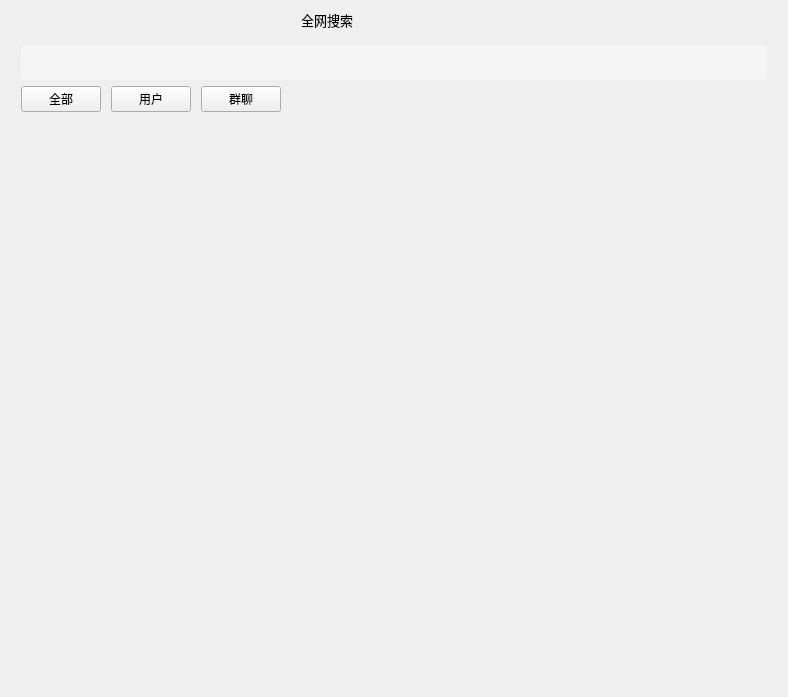
<?xml version="1.0" encoding="UTF-8"?>
<ui version="4.0">
 <class>AddFriendGroup</class>
 <widget class="FramelessWidget" name="AddFriendGroup">
  <property name="geometry">
   <rect>
    <x>0</x>
    <y>0</y>
    <width>788</width>
    <height>697</height>
   </rect>
  </property>
  <property name="windowTitle">
   <string>Form</string>
  </property>
  <property name="styleSheet">
   <string notr="true">FramelessWidget{
	background:transparent;
}</string>
  </property>
  <layout class="QVBoxLayout" name="verticalLayout_2">
   <property name="leftMargin">
    <number>1</number>
   </property>
   <property name="topMargin">
    <number>1</number>
   </property>
   <property name="rightMargin">
    <number>1</number>
   </property>
   <property name="bottomMargin">
    <number>1</number>
   </property>
   <item>
    <widget class="QWidget" name="widgetTop" native="true">
     <property name="styleSheet">
      <string notr="true">QPushButton{
	background:transparent;
	border:none;
}
QPushButton#btnClose:hover{
	background-color:rgb(196, 43, 28)
}
QLabel{
	background:transparent;
}</string>
     </property>
     <layout class="QHBoxLayout" name="horizontalLayout">
      <property name="spacing">
       <number>0</number>
      </property>
      <property name="leftMargin">
       <number>0</number>
      </property>
      <property name="topMargin">
       <number>0</number>
      </property>
      <property name="rightMargin">
       <number>0</number>
      </property>
      <property name="bottomMargin">
       <number>0</number>
      </property>
      <item>
       <spacer name="horizontalSpacer_2">
        <property name="orientation">
         <enum>Qt::Horizontal</enum>
        </property>
        <property name="sizeHint" stdset="0">
         <size>
          <width>283</width>
          <height>20</height>
         </size>
        </property>
       </spacer>
      </item>
      <item>
       <widget class="QLabel" name="label">
        <property name="font">
         <font>
          <family>Microsoft YaHei</family>
          <pointsize>10</pointsize>
         </font>
        </property>
        <property name="text">
         <string>全网搜索</string>
        </property>
       </widget>
      </item>
      <item>
       <spacer name="horizontalSpacer">
        <property name="orientation">
         <enum>Qt::Horizontal</enum>
        </property>
        <property name="sizeHint" stdset="0">
         <size>
          <width>282</width>
          <height>20</height>
         </size>
        </property>
       </spacer>
      </item>
      <item>
       <widget class="QPushButton" name="btnMini">
        <property name="minimumSize">
         <size>
          <width>45</width>
          <height>38</height>
         </size>
        </property>
        <property name="text">
         <string/>
        </property>
        <property name="icon">
         <iconset resource="../icons.qrc">
          <normaloff>:/imgs/minimize_16.svg</normaloff>:/imgs/minimize_16.svg</iconset>
        </property>
        <property name="iconSize">
         <size>
          <width>24</width>
          <height>24</height>
         </size>
        </property>
       </widget>
      </item>
      <item>
       <widget class="QPushButton" name="btnMax">
        <property name="minimumSize">
         <size>
          <width>45</width>
          <height>38</height>
         </size>
        </property>
        <property name="text">
         <string/>
        </property>
        <property name="icon">
         <iconset resource="../icons.qrc">
          <normaloff>:/imgs/max_16.svg</normaloff>:/imgs/max_16.svg</iconset>
        </property>
        <property name="iconSize">
         <size>
          <width>24</width>
          <height>24</height>
         </size>
        </property>
       </widget>
      </item>
      <item>
       <widget class="QPushButton" name="btnClose">
        <property name="minimumSize">
         <size>
          <width>45</width>
          <height>38</height>
         </size>
        </property>
        <property name="text">
         <string/>
        </property>
        <property name="icon">
         <iconset resource="../icons.qrc">
          <normaloff>:/imgs/Close.svg</normaloff>:/imgs/Close.svg</iconset>
        </property>
        <property name="iconSize">
         <size>
          <width>24</width>
          <height>24</height>
         </size>
        </property>
       </widget>
      </item>
     </layout>
    </widget>
   </item>
   <item>
    <widget class="QWidget" name="widgetSearch" native="true">
     <property name="styleSheet">
      <string notr="true">QWidget{
	background;transparent;
}
QLineEdit{
	border:none;
	background-color:rgb(245,245,245);
	border-radius:5px;
}
QLineEdit:focus{
	border:1px solid rgb(36,166,253)
}</string>
     </property>
     <layout class="QHBoxLayout" name="horizontalLayout_2">
      <property name="spacing">
       <number>0</number>
      </property>
      <property name="leftMargin">
       <number>20</number>
      </property>
      <property name="topMargin">
       <number>0</number>
      </property>
      <property name="rightMargin">
       <number>20</number>
      </property>
      <property name="bottomMargin">
       <number>0</number>
      </property>
      <item>
       <widget class="QLineEdit" name="lineEditSearch">
        <property name="sizePolicy">
         <sizepolicy hsizetype="Expanding" vsizetype="Fixed">
          <horstretch>0</horstretch>
          <verstretch>0</verstretch>
         </sizepolicy>
        </property>
        <property name="minimumSize">
         <size>
          <width>0</width>
          <height>35</height>
         </size>
        </property>
        <property name="font">
         <font>
          <family>Microsoft YaHei</family>
          <pointsize>10</pointsize>
         </font>
        </property>
       </widget>
      </item>
     </layout>
    </widget>
   </item>
   <item>
    <widget class="QWidget" name="widgetMid" native="true">
     <layout class="QHBoxLayout" name="horizontalLayout_3">
      <property name="spacing">
       <number>10</number>
      </property>
      <property name="leftMargin">
       <number>20</number>
      </property>
      <property name="topMargin">
       <number>0</number>
      </property>
      <property name="rightMargin">
       <number>0</number>
      </property>
      <property name="bottomMargin">
       <number>0</number>
      </property>
      <item>
       <widget class="QPushButton" name="btnAll">
        <property name="text">
         <string>全部</string>
        </property>
       </widget>
      </item>
      <item>
       <widget class="QPushButton" name="btnUser">
        <property name="text">
         <string>用户</string>
        </property>
       </widget>
      </item>
      <item>
       <widget class="QPushButton" name="btnGroup">
        <property name="text">
         <string>群聊</string>
        </property>
       </widget>
      </item>
      <item>
       <spacer name="horizontalSpacer_3">
        <property name="orientation">
         <enum>Qt::Horizontal</enum>
        </property>
        <property name="sizeHint" stdset="0">
         <size>
          <width>40</width>
          <height>20</height>
         </size>
        </property>
       </spacer>
      </item>
     </layout>
    </widget>
   </item>
   <item>
    <widget class="QWidget" name="widgetShow" native="true">
     <property name="styleSheet">
      <string notr="true">QWidget{
	border:none;
}
QStackedWidget{
	border:none;
}
QListWidget{
	background:transparent;
	border:none;
}
QListWidget::item:selected{
	background-color:rgb(245,245,245);
	border:none;
}</string>
     </property>
     <layout class="QVBoxLayout" name="verticalLayout">
      <property name="spacing">
       <number>0</number>
      </property>
      <property name="leftMargin">
       <number>0</number>
      </property>
      <property name="topMargin">
       <number>0</number>
      </property>
      <property name="rightMargin">
       <number>0</number>
      </property>
      <property name="bottomMargin">
       <number>0</number>
      </property>
      <item>
       <widget class="QStackedWidget" name="stackedWidget">
        <widget class="QWidget" name="pageAll">
         <layout class="QVBoxLayout" name="verticalLayout_3">
          <property name="spacing">
           <number>0</number>
          </property>
          <property name="leftMargin">
           <number>0</number>
          </property>
          <property name="topMargin">
           <number>0</number>
          </property>
          <property name="rightMargin">
           <number>0</number>
          </property>
          <property name="bottomMargin">
           <number>0</number>
          </property>
          <item>
           <widget class="QListWidget" name="listWidgetAll"/>
          </item>
         </layout>
        </widget>
        <widget class="QWidget" name="pageUser">
         <layout class="QVBoxLayout" name="verticalLayout_4">
          <property name="spacing">
           <number>0</number>
          </property>
          <property name="leftMargin">
           <number>0</number>
          </property>
          <property name="topMargin">
           <number>0</number>
          </property>
          <property name="rightMargin">
           <number>0</number>
          </property>
          <property name="bottomMargin">
           <number>0</number>
          </property>
          <item>
           <widget class="QListWidget" name="listWidgetUser"/>
          </item>
         </layout>
        </widget>
        <widget class="QWidget" name="pageGroup">
         <layout class="QVBoxLayout" name="verticalLayout_5">
          <property name="spacing">
           <number>0</number>
          </property>
          <property name="leftMargin">
           <number>0</number>
          </property>
          <property name="topMargin">
           <number>0</number>
          </property>
          <property name="rightMargin">
           <number>0</number>
          </property>
          <property name="bottomMargin">
           <number>0</number>
          </property>
          <item>
           <widget class="QListWidget" name="listWidgetGroup"/>
          </item>
         </layout>
        </widget>
       </widget>
      </item>
     </layout>
    </widget>
   </item>
  </layout>
 </widget>
 <customwidgets>
  <customwidget>
   <class>FramelessWidget</class>
   <extends>QWidget</extends>
   <header location="global">customitem/framelesswidget.h</header>
   <container>1</container>
  </customwidget>
 </customwidgets>
 <resources>
  <include location="../icons.qrc"/>
 </resources>
 <connections/>
</ui>
